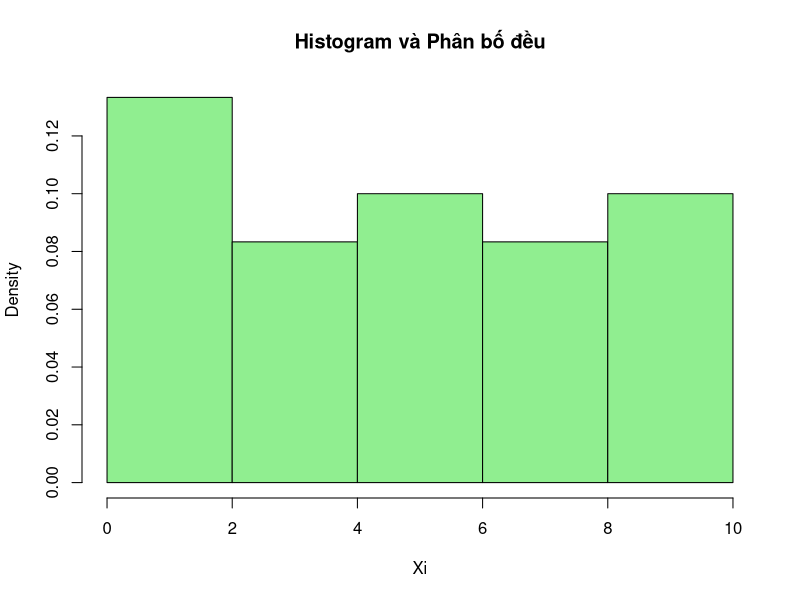
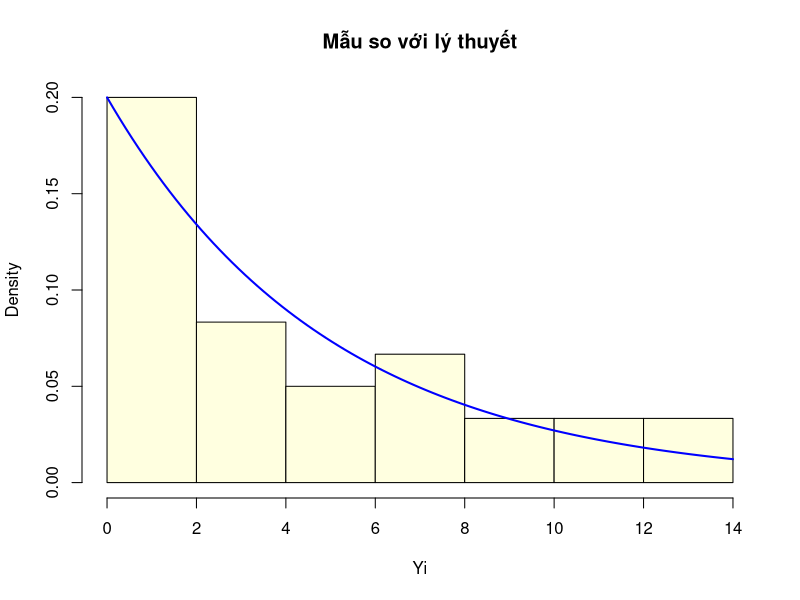
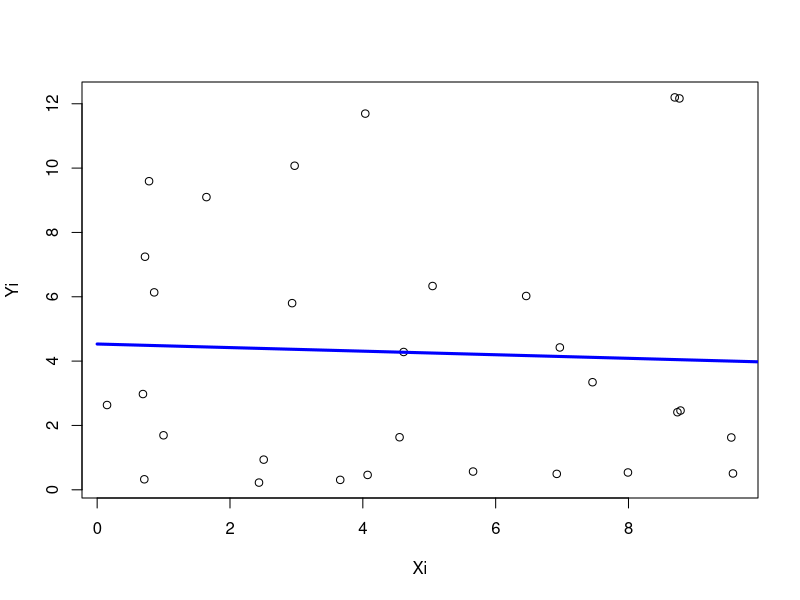

Write the R code that produced these figures, in order.
###
#a
Xi <- runif(30, min=0, max=10)
# Tính giá trị thống kê
summary(Xi)
hist(Xi, freq = FALSE, col='lightgreen', main='Histogram và Phân bố đều')
###
#b
rate_parameter <- 0.2
Yi <- rexp(30, rate = rate_parameter)
#lý thuyết
theoretical_mean <- 1 / rate_parameter
theoretical_variance <- 1 / rate_parameter^2

#theo bài
sample_mean <- mean(Yi)
sample_variance <- var(Yi)

# Display Results
cat("Theoretical Mean:", theoretical_mean, "\n")
cat("Sample Mean:", sample_mean, "\n")
cat("\nTheoretical Variance:", theoretical_variance, "\n")
cat("Sample Variance:", sample_variance, "\n")

# Plot Histogram
hist(Yi, freq = FALSE, col = 'lightyellow', main = 'Mẫu so với lý thuyết')

# Overlay Theoretical Density
curve(dexp(x, rate = rate_parameter), add = TRUE, col = 'blue', lwd = 2)
#c
x<-seq(0,10,by=0.1)
model <- lm(Yi ~ Xi) #Yi = aXi + b
summary(model)
plot(Xi, Yi)
lines(x, model$coefficients[1] + model$coefficients[2]*x, col = "blue", lw = 3)